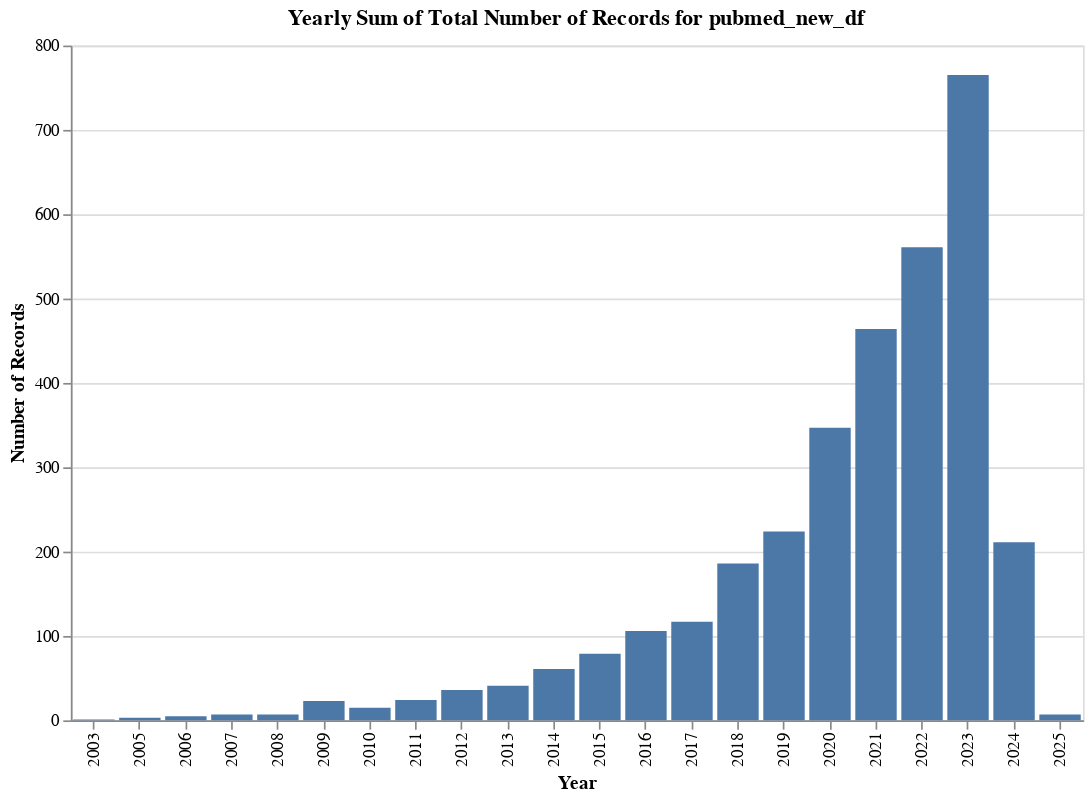

The code cell stored with this chart in its notebook:
### Code cell
# Ensure the 'pub_date' column is in datetime format
pubmed_new_df["pub_date"] = pd.to_datetime(pubmed_new_df["pub_date"], errors="coerce")

# Extract the year from the 'pub_date' column
pubmed_new_df["year"] = pubmed_new_df["pub_date"].dt.year

# Group by year and count the number of records
yearly_counts = pubmed_new_df.groupby("year").size().reset_index(name="count")

# Create the Altair bar chart
chart = (
    alt.Chart(yearly_counts)
    .mark_bar()
    .encode(
        x=alt.X("year:O", title="Year"),
        y=alt.Y("count:Q", title="Number of Records"),
        tooltip=["year", "count"],
    )
    .properties(
        title="Yearly Sum of Total Number of Records for pubmed_new_df",
        width=600,
        height=400,
    )
)

chart

### Figure 1 — Vega-Lite specification as saved in the notebook (floating-point values rounded to 4 significant figures)
{"config": {"view": {"continuousWidth": 300, "continuousHeight": 300}}, "data": {"name": "data-9692d440d32515634fe78afbac6f39a2"}, "mark": {"type": "bar"}, "encoding": {"tooltip": [{"field": "year", "type": "quantitative"}, {"field": "count", "type": "quantitative"}], "x": {"field": "year", "title": "Year", "type": "ordinal"}, "y": {"field": "count", "title": "Number of Records", "type": "quantitative"}}, "height": 400, "title": "Yearly Sum of Total Number of Records for pubmed_new_df", "width": 600, "$schema": "https://vega.github.io/schema/vega-lite/v5.20.1.json", "datasets": {"data-9692d440d32515634fe78afbac6f39a2": [{"year": 2003, "count": 1}, {"year": 2005, "count": 3}, {"year": 2006, "count": 5}, {"year": 2007, "count": 7}, {"year": 2008, "count": 7}, {"year": 2009, "count": 23}, {"year": 2010, "count": 15}, {"year": 2011, "count": 24}, {"year": 2012, "count": 36}, {"year": 2013, "count": 41}, {"year": 2014, "count": 61}, {"year": 2015, "count": 79}, {"year": 2016, "count": 106}, {"year": 2017, "count": 117}, {"year": 2018, "count": 186}, {"year": 2019, "count": 224}, {"year": 2020, "count": 347}, {"year": 2021, "count": 464}, {"year": 2022, "count": 561}, {"year": 2023, "count": 765}, {"year": 2024, "count": 211}, {"year": 2025, "count": 7}]}}
